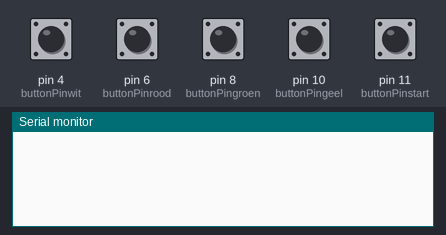
The sketch below on a simulated Arduino Uno, built with avr-gcc and run on an emulated ATmega328P. On the bench: the last lines printed to the serial monitor. The test bench sets the inputs (shaded band); at power-on: pin 4 (buttonPinwit), pin 6 (buttonPinrood), pin 8 (buttonPingroen), pin 10 (buttonPingeel), pin 11 (buttonPinstart) HIGH.

Above: at 1.2 s.
1.3 s: pin 4 (buttonPinwit) pulled LOW for 0.15 s
At 2.0 s:
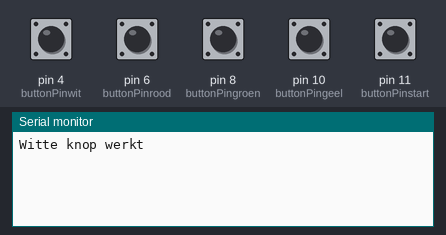
2.9 s: pin 6 (buttonPinrood) pulled LOW for 0.15 s
At 3.2 s:
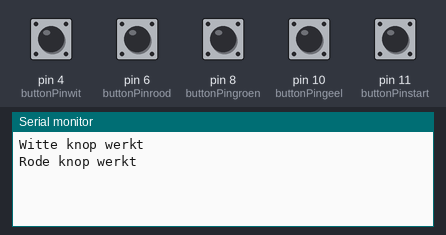
4.5 s: pin 8 (buttonPingroen) pulled LOW for 0.15 s
At 5.6 s:
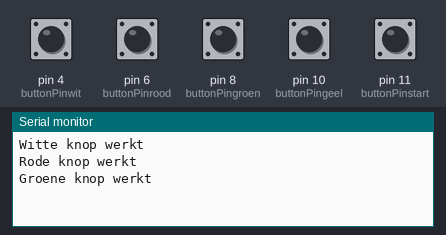
6.1 s: pin 10 (buttonPingeel) pulled LOW for 0.15 s
At 6.9 s:
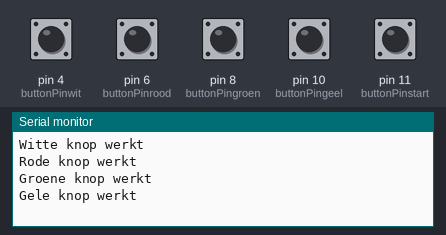
7.7 s: pin 11 (buttonPinstart) pulled LOW for 0.15 s
At 8.1 s:
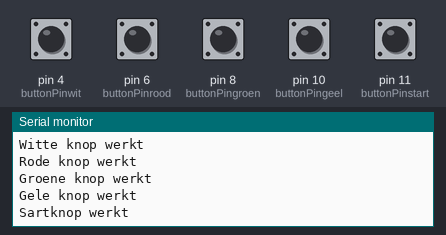

The sketch:

inputs_valideren.ino
```cpp
int buttonPinwit = 4;
int buttonPingeel = 10;
int buttonPinrood = 6;
int buttonPingroen = 8;

int buttonPinstart = 11;

void setup() {
  pinMode(buttonPinwit, INPUT_PULLUP);
  pinMode(buttonPingeel, INPUT_PULLUP);
  pinMode(buttonPinrood, INPUT_PULLUP);
  pinMode(buttonPingroen, INPUT_PULLUP);

  pinMode(buttonPinstart, INPUT_PULLUP);

  Serial.begin(9600);
}


void loop() {

  if (digitalRead(buttonPinrood) == LOW) {
    Serial.println("Rode knop werkt");
    delay(500);
  }

  if (digitalRead(buttonPingroen) == LOW) {
    Serial.println("Groene knop werkt");
    delay(500);
  }

  if (digitalRead(buttonPinwit) == LOW) {
    Serial.println("Witte knop werkt");
    delay(500);
  }

  if (digitalRead(buttonPingeel) == LOW) {
    Serial.println("Gele knop werkt");
    delay(500);
  }

  if (digitalRead(buttonPinstart) == LOW) {
    Serial.println("Sartknop werkt");
    delay(500);
  }
}

  
```

Measured:
- after the input at 1.3 s, the serial monitor: prints a new line at once (image 1)
- after the input at 2.9 s, the serial monitor: prints a new line at once (image 2)
- after the input at 4.5 s, the serial monitor: prints a new line at once (image 3)
- after the input at 6.1 s, the serial monitor: prints a new line at once (image 4)
- after the input at 7.7 s, the serial monitor: prints a new line at once (image 5)
